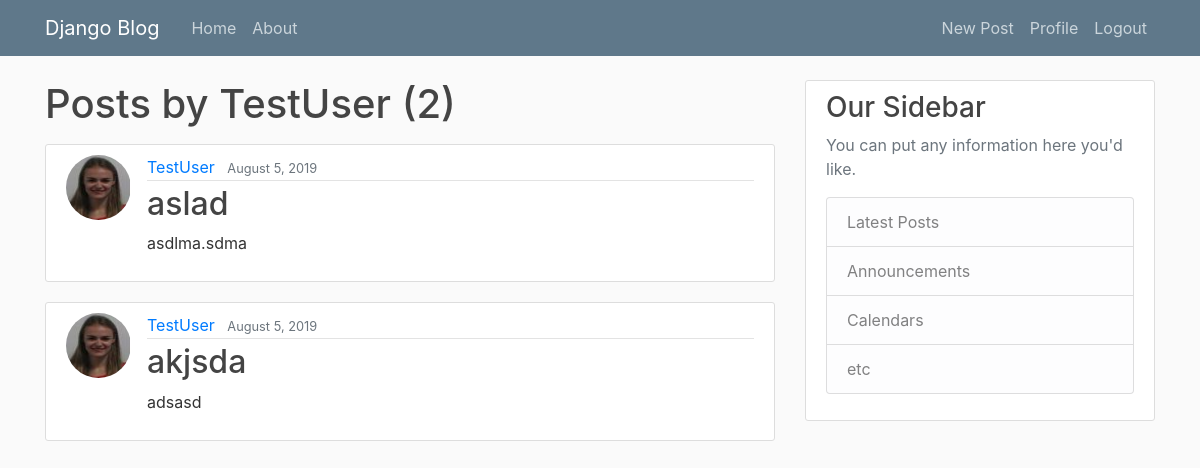
The page /user/TestUser (signed in) on the database its author committed.
### blog/models.py (models this page shows, shortened)
class Post(models.Model):
    title = models.CharField(max_length=100)
    content = models.TextField()
    date_posted = models.DateTimeField(default=timezone.now)
    author = models.ForeignKey(User, on_delete=models.CASCADE)

### users/models.py (models this page shows, shortened)
class Profile(models.Model):
    user = models.OneToOneField(User, on_delete=models.CASCADE)
    image = models.ImageField(default='default.jpg', upload_to='profile_pics')

### blog/views.py (the view)
# urls.py: path('user/<str:username>', UserPostListView.as_view(), name= 'user-posts'),
class UserPostListView(ListView):
    model = Post
    template_name = 'blog/user_posts.html' #app/model_viewtype.html
    context_object_name = 'posts'
    paginate_by = 5
    def get_queryset(self):
        user = get_object_or_404(User, username = self.kwargs.get('username'))
        return Post.objects.filter(author=user).order_by('-date_posted')

### blog/templates/blog/user_posts.html (shortened to what this page needs)
{% extends "blog/base.html" %}
{% block content %}
    <h1 class="mb-3">Posts by {{ view.kwargs.username }} ({{ page_obj.paginator.count }})</h1>
    {% for posts in posts %}
      <article class="media content-section">
        <img class="rounded-circle article-img" src="{{ user.profile.image.url }}">
          <div class="media-body">
            <div class="article-metadata">
              <a class="mr-2" href="{% url 'user-posts' posts.author.username %}">{{ posts.author }}</a>
              <small class="text-muted">{{ posts.date_posted|date:"F j, Y" }}</small>
            </div>
            <h2><a class="article-title" href= "{% url 'post-detail' posts.id %}">{{ posts.title }}</a></h2>
            <p class="article-content">{{ posts.content }}</p>
            </div>
          </article>
       {% endfor %}
{% endblock content %}

### blog/static/blog/main.css (style rules this page uses)
body { background: #fafafa; color: #333333; margin-top: 5rem; }
h1, h2, h3, h4, h5, h6 { color: #444444; }
.content-section { background: #ffffff; padding: 10px 20px; border: 1px solid #dddddd; border-radius: 3px; margin-bottom: 20px; }
.article-title { color: #444444; }
.article-content { white-space: pre-line; }
.article-img { height: 65px; width: 65px; margin-right: 16px; }
.article-metadata { padding-bottom: 1px; margin-bottom: 4px; border-bottom: 1px solid #e3e3e3 }

### rows shown on the page
Post: profile.image (picture), author "TestUser", date_posted "August 5, 2019", title "aslad", content "asdlma.sdma"
Post: profile.image (picture), author "TestUser", date_posted "August 5, 2019", title "akjsda", content "adsasd"

### other values the page prints
{{ view.kwargs.username }} "TestUser"
{{ page_obj.paginator.count }} "2"
